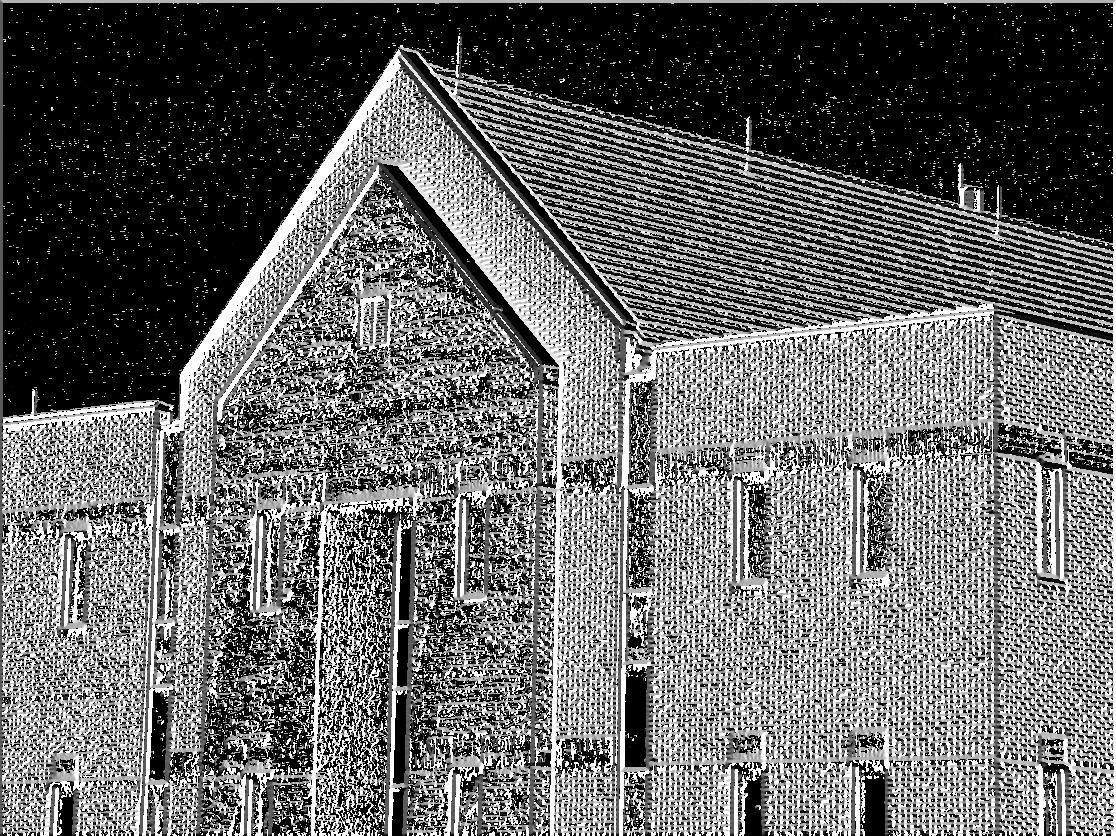
#> input picture problem9/Angle map.jpg, 1116 x 836 px, given in place of building.tif, which was not available
$ python main.py
#> lines starting #> are read from the running program, lines starting #| are printed output that depends on the picture; pictures that were not available may be replaced by others from this repository, and a replacement may not be noted
#!/usr/bin/env python3

import math
import numpy as np
from scipy.signal import convolve2d
import scipy

from PIL import Image

from matplotlib.image import imread, imsave
import matplotlib.pyplot as plt
from matplotlib import cm

__author__ = 'Moritz Schäfer'
__email__ = 'mail@moritzs.de'
__sjtu_student_id = '713030990015'

fig = plt.figure(figsize=(8, 11), facecolor='white')


def draw_img(image, dim, title, pos, save=True):
    ax = fig.add_subplot(dim[0], dim[1], pos)
    ax.imshow(image, cmap=cm.Greys_r)
    ax.axis('off')
    ax.set_title(title)
    if save:
        custom_imsave(title, image)


def custom_imread(path):
#> called with path = 'building.tif'
    return imread(path)
#> returned value is the input picture: shape (836, 1116); min 0, max 255, mean 104
#> call 2 of custom_imread, with path = 'polymersomes.tif'
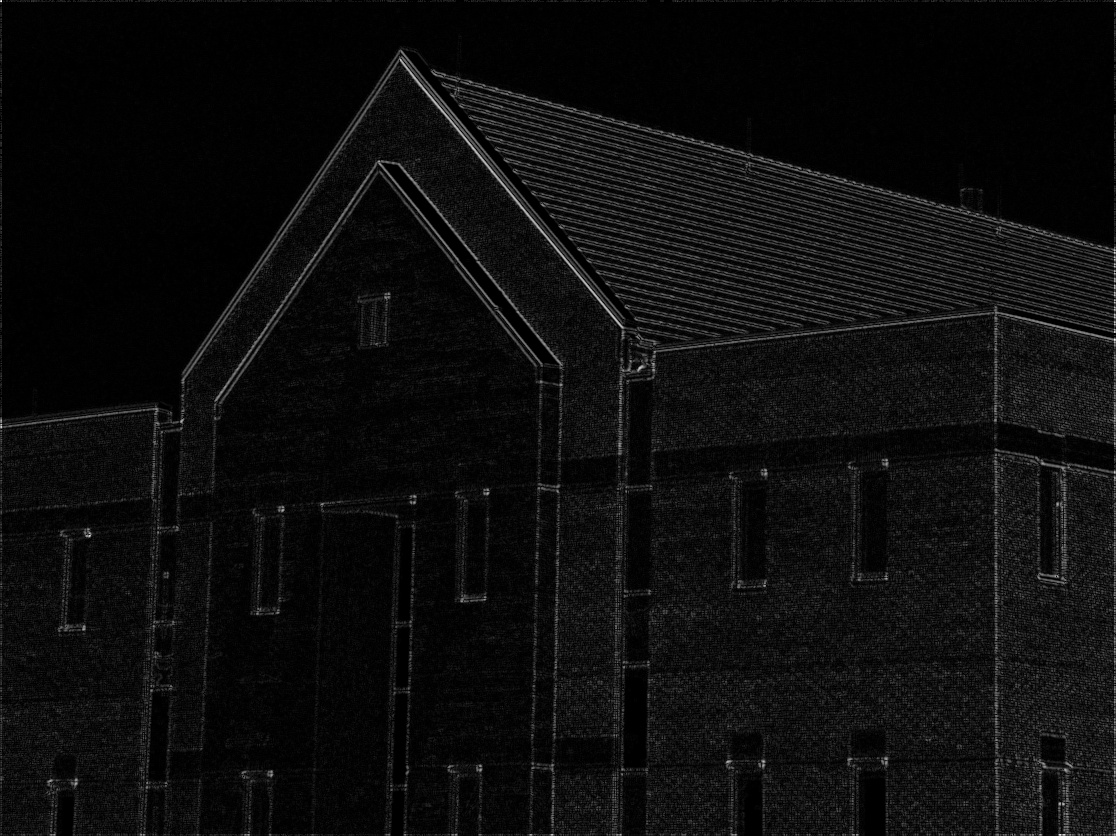
#> input picture problem9/prewitted.jpg, 1116 x 836 px, given in place of polymersomes.tif, which was not available
#> in custom_imread, returned value is the input picture: shape (836, 1116, 3); min 0, max 255, mean 13.3


def custom_imsave(path, image):
    imsave(path, image, cmap=cm.Greys_r)
    return

    ret = image.copy()
    ret = ret / (ret.max()/255.0)
    imsave(path, ret.astype(int))


# [54 lines left out: functions prewitt, sobel, roberts, not called in this run]


def marrhildreth(A):

    gaussian_filter = np.array([
        [0, 0, 1, 0, 0],
        [0, 1, 2, 1, 0],
        [1, 2, -16, 2, 1],
        [0, 1, 2, 1, 0],
        [0, 0, 1, 0, 0]])

    convoluted = convolve2d(A, gaussian_filter)

    height, width = convoluted.shape
#> height = 840; width = 1120

    tmp = np.zeros(convoluted.shape)

    for i in range(1, height-1):
        for j in range(1, width-1):
            if convoluted[i, j]:
                if (convoluted[i, j+1] >= 0 and convoluted[i, j-1] < 0) or \
                        (convoluted[i, j+1] < 0 and convoluted[i, j-1] >= 0):
                    tmp[i, j] = convoluted[i, j+1]
                elif (convoluted[i+1, j] >= 0 and convoluted[i-1, j] < 0) or \
                        (convoluted[i+1, j] < 0 and convoluted[i-1, j] >= 0):
                    tmp[i, j] = convoluted[i, j+1]
                elif (convoluted[i+1, j+1] >= 0 and convoluted[i-1, j-1] < 0) \
                        or (convoluted[i+1, j+1] < 0 and
                            convoluted[i-1, j-1] >= 0):
                    tmp[i, j] = convoluted[i, j+1]
                elif (convoluted[i-1, j+1] >= 0 and convoluted[i+1, j-1] < 0) \
                        or (convoluted[i-1, j+1] < 0 and
                            convoluted[i+1, j-1] >= 0):
                    tmp[i, j] = convoluted[i, j+1]

    tmp[tmp<-800] = -800
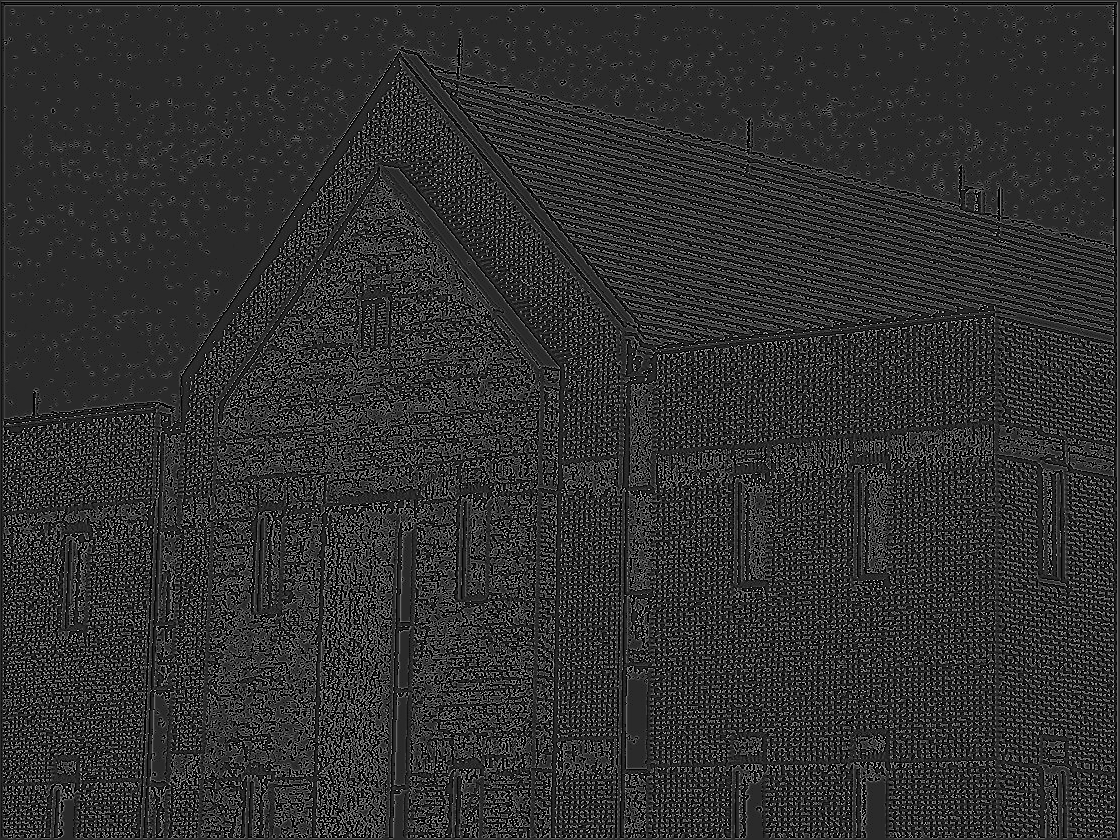
#> tmp: shape (840, 1120) float64; min -800, max 4056, mean 128.8; drawn with min black and max white

    return tmp


def canny(input_image):
    # convenience functions
    # [39 lines left out: functions nonmaxs, edge_end, edge_follower, not called in this run]
    thresholdhold_high = 40
    thresholdhold_low = 8

    # precalculated gauss kernel (sigma=0.5, window size 5)

    gausskernel = np.array([
        [  6.96247819e-08,   2.80886418e-05,   2.07548550e-04,   2.80886418e-05,
            6.96247819e-08],
        [  2.80886418e-05,   1.13317669e-02,   8.37310610e-02,   1.13317669e-02,
            2.80886418e-05],
        [  2.07548550e-04,   8.37310610e-02,   6.18693507e-01,   8.37310610e-02,
            2.07548550e-04],
        [  2.80886418e-05,   1.13317669e-02,   8.37310610e-02,   1.13317669e-02,
            2.80886418e-05],
        [  6.96247819e-08,   2.80886418e-05,   2.07548550e-04,   2.80886418e-05,
            6.96247819e-08]
    ])

    fx = np.array([
        [1, 1, 1,],
        [0, 0, 0,],
        [-1, -1, -1]])
    fy = np.array([
        [-1, 0, 1,],
        [-1, 0, 1,],
        [-1, 0, 1]])

    imout = convolve2d(input_image, gausskernel)[1:-1, 1:-1]
    gradx = convolve2d(imout, fx)[1:-1, 1:-1]
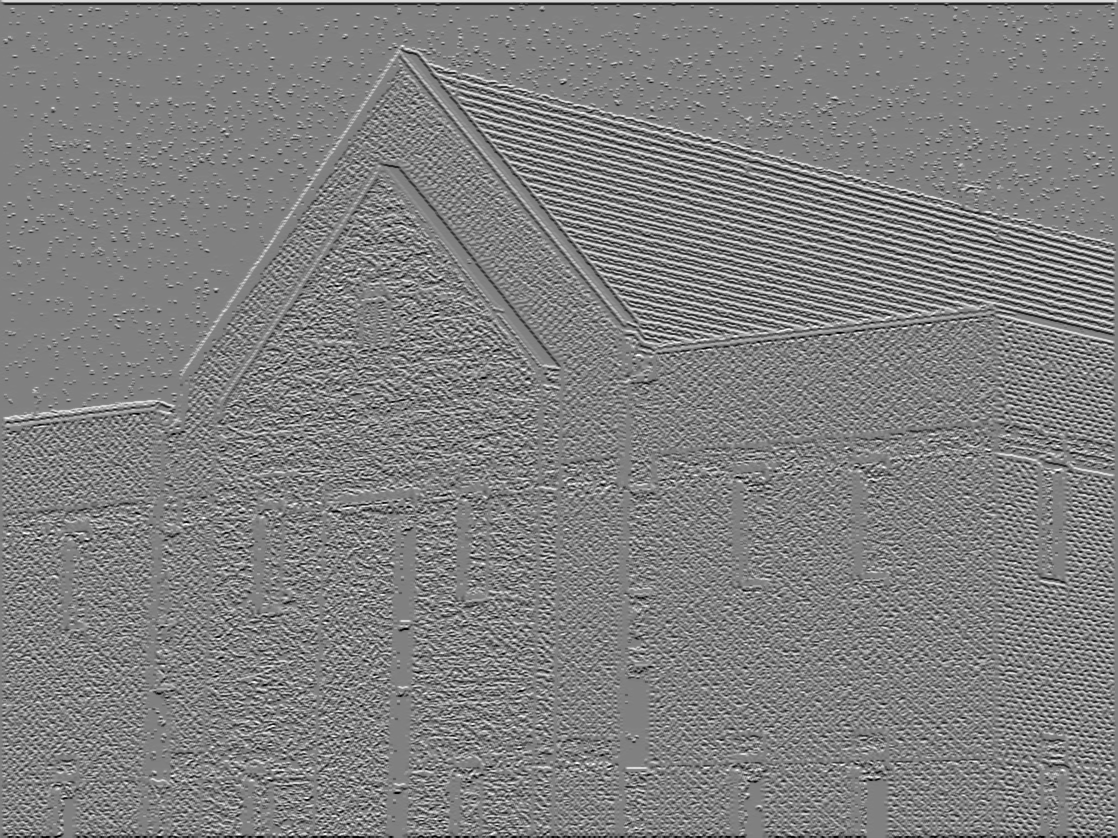
#> gradx: shape (838, 1118) float64; min -683.1, max 668.8, mean 0; drawn with min black and max white
    grady = convolve2d(imout, fy)[1:-1, 1:-1]
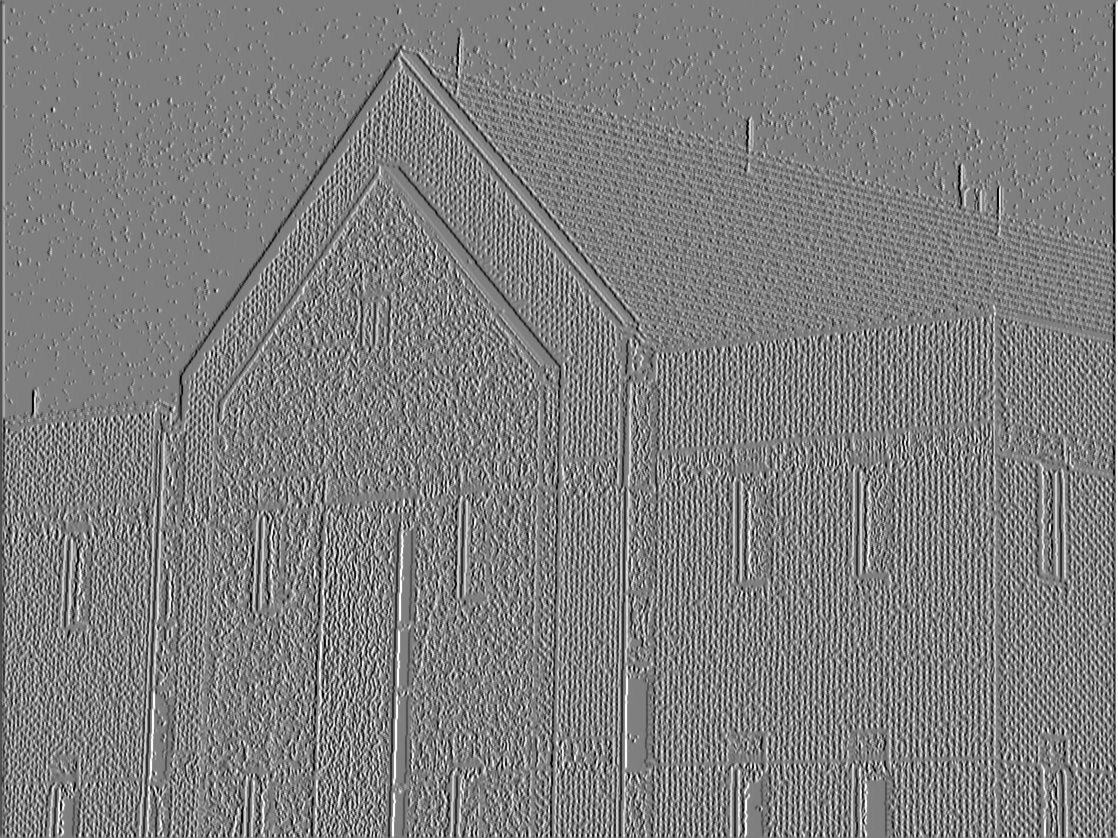
#> grady: shape (838, 1118) float64; min -682.2, max 683.3, mean 0; drawn with min black and max white


#> (the run stopped early here; a loop or call above may not have finished)
